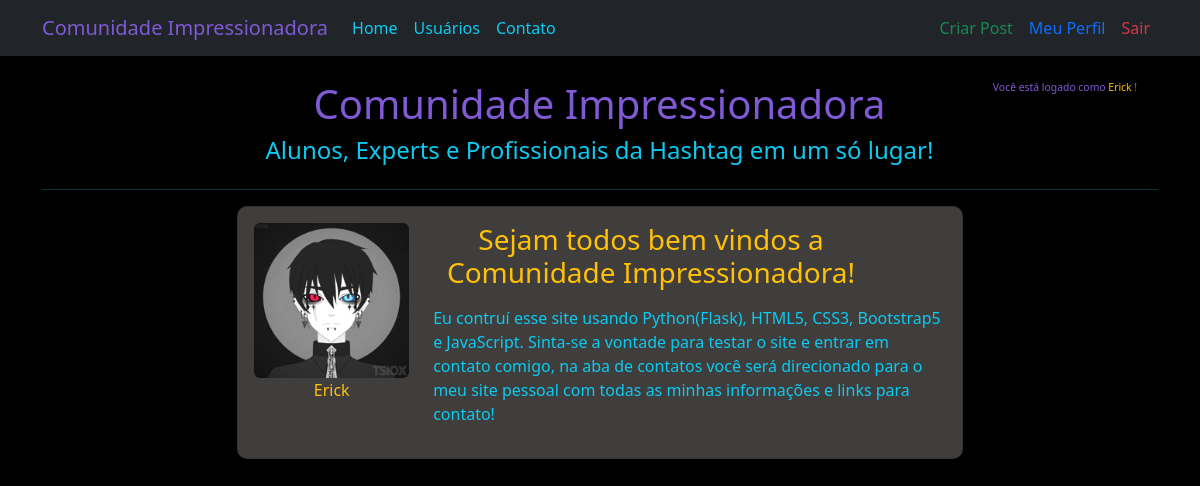
/ (signed in), run on the app's committed database.
### comunidadeimpressionadora/models.py (models this page shows)
class Usuario(database.Model, UserMixin):
    id = database.Column(database.Integer, primary_key = True)
    username = database.Column(database.String, nullable = False)
    email = database.Column(database.String, nullable = False, unique = True)
    senha = database.Column(database.String, nullable = False)
    foto_perfil = database.Column(database.String, nullable = False, default = 'default.jpg')
    posts = database.relationship('Post', backref = 'autor', lazy = True)
    cursos = database.Column(database.String, nullable = False, default = 'Não informado')

class Post(database.Model):
    id = database.Column(database.Integer, primary_key = True)
    titulo = database.Column(database.String, nullable = False)
    corpo = database.Column(database.Text, nullable = False)
    data_criacao = database.Column(database.DateTime, nullable = False, default = datetime.utcnow)
    id_usuario = database.Column(database.Integer, database.ForeignKey('usuario.id'), nullable = False)

### comunidadeimpressionadora/routes.py (the view)
@app.route('/')
def home():
    posts = Post.query.order_by(Post.id.desc())
    return render_template('home.html', posts = posts)

### comunidadeimpressionadora/models.py (called while the page is built)
@login_manager.user_loader
def load_usuario(id_usuario):
    return Usuario.query.get(int(id_usuario))

### comunidadeimpressionadora/templates/home.html
{% extends 'base.html' %}
{% block body %}
<div class="container" style="text-align: center;">
    {% if not current_user.is_authenticated %}
    <h1 style="color: #8059d4;">
        Bem vindo à Comunidade Impressionadora!
    </h1>
    <h3 class="text-info htlogin">
        Você gostaria de fazer parte desse incrível grupo de pessoas e aproveitar tudo que essa comunidade tem a
        oferecer?
    </h3>
    <center>
        <a href="{{ url_for('login') }}">
            <button class="btn btn-sm btn-outline-info mt-sm-5 mt-2 hblogin">
                Faça Login
            </button>
        </a>
    </center>
    <h6 class="text-warning htconta">
        Ainda não possui uma conta? Não tem problema, crie uma! É grátis!
    </h6>
    <center>
        <a href="{{ url_for('login') }}">
            <button class="btn btn-sm btn-outline-warning mt-2 hbconta">
                Criar Conta
            </button>
        </a>
    </center>
    {% else %}
    <div class="row">
        <div class="col-lg-10 col-12">
            <h1 class="comtitle" style="color: #8059d4;">
                Comunidade Impressionadora
            </h1>
            <h4 class="text-info comtitle">
                Alunos, Experts e Profissionais da Hashtag em um só lugar!
            </h4>
        </div>
        <div class="col-lg-2 col-12 mt-lg-0 mt-1">
            <p class="loggedas" style="color: #8059d4;">
                Você está logado como
                <span class="text-warning">
                    {{ current_user.username }}
                </span> !
            </p>
        </div>
    </div>
    <div class="row mt-lg-3">
        <hr class="w-100 text-info">
    </div>
    <div class="row justify-content-center">
        {% for post in posts %}
        <div class="card p-3 cardposts mb-4">
            <a href="{{ url_for('exibir_post', post_id = post.id) }}" style="text-decoration: none">
                <div class="row">
                    <div class="col-3">
                        <div class="image">
                            <img src="{{ url_for('static', filename = 'fotos_perfil/{}'.format(post.autor.foto_perfil)) }}"
                                class="rounded img-fluid">
                        </div>
                        <div class="text-warning">
                            <center>
                                {{ post.autor.username }}
                            </center>
                        </div>
                    </div>
                    <div class="col-9">
                        <h3 class="cardpoststitle text-warning mb-3">
                            {{ post.titulo }}
                        </h3>
                        <p class="text-info">
                            {{ post.corpo }}
                        </p>
                    </div>
                </div>
            </a>
        </div>
        {% endfor %}
    </div>
    {% endif %}
</div>
{% endblock %}

### comunidadeimpressionadora/static/main.css (style rules this page uses)
.cardpoststitle { text-align: center!important; margin-right: 15%; }
.cardposts { border-radius: 10px; background-color: #403d3d; width: 65%; min-height: 120px; text-align: left; }
.comtitle { margin-left: 185px!important; }
.loggedas { font-size: 1.3vh; }

### data on the page
Usuario: username "Erick"
Post: foto_perfil (picture), autor.username "Erick", titulo "Sejam todos bem vindos a Comunidade Impressionadora!", corpo "Eu contruí esse site usando Python(Flask), HTML5, CSS3, Bootstrap5 e JavaScript. Sinta-se a vontade para testar o site e entrar em contato comigo, na aba de contatos você será direcionado para o meu site pessoal com todas as minhas informações e links para contato!"
